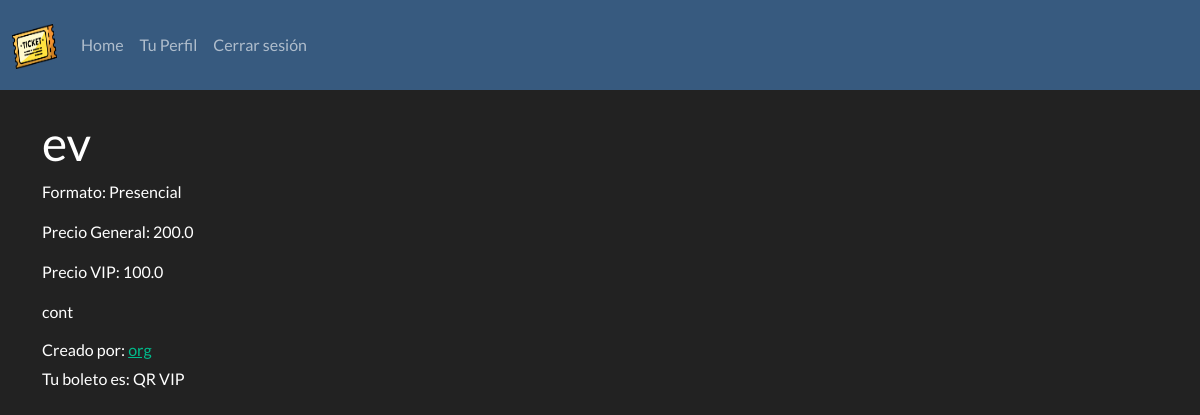
The page /evento/1 (signed in) on the database its author committed.
### app/models.py (models this page shows, shortened)
class Evento(db.Model):
	id = db.Column(db.Integer, primary_key=True)
	nombre = db.Column(db.String(320), nullable=False)
	descripcion = db.Column(db.Text)
	fecha = db.Column(db.DateTime, nullable=False)
	user_id = db.Column(db.Integer, db.ForeignKey('user.id'), nullable=False)
	precio_general = db.Column(db.Float)
	precio_vip = db.Column(db.Float)
	@hybrid_property
	def organizador(self):
		return User.query.filter_by(id=self.user_id).first()
	@hybrid_property
	def tipo(self):
		if EventoVirtual.query.filter_by(id=self.id).first():
			return "Virtual"
		if EventoPresencial.query.filter_by(id=self.id).first():
			return "Presencial"

class User(db.Model, UserMixin):
	id = db.Column(db.Integer, primary_key=True)
	nombre = db.Column(db.String(320), nullable=False)
	username = db.Column(db.String(25), unique=True, nullable=False)
	email = db.Column(db.String(320), unique=True, nullable=False)
	password = db.Column(db.String(25), nullable=False)
	eventos = db.relationship('Evento', backref='creator', lazy=True)
	@hybrid_property
	def tipo(self):
		if Administrador.query.filter_by(id=self.id).first():
			return "Administrador"
		elif Comprador.query.filter_by(id=self.id).first():
			return "Comprador"
		elif Organizador.query.filter_by(id=self.id).first():
			return "Organizador"

### app/routes.py (the view)
@app.route('/evento/<int:evento_id>')
@login_required
def evento(evento_id):
	evento = Evento.query.filter_by(id=evento_id).first_or_404()
	boleto = Boleto.query.filter_by(user_id=current_user.id, evento_id=evento.id).first()
	if boleto:
		boleto = BoletoVirtual.query.filter_by(id=boleto.id).first() if boleto.tipo == "Virtual" else BoletoPresencial.query.filter_by(id=boleto.id).first()
	else:
		boleto = None
	return render_template('evento.html', evento=evento, boleto=boleto)

### app/models.py (called while the page is built)
@login_manager.user_loader
def load_user(user_id):
	return User.query.get(int(user_id))

	@hybrid_property
	def boleto_impl(self):
		boleto = BoletoGeneralImpl.query.filter_by(id=self.id).first()
		return BoletoVIPImpl.query.filter_by(id=self.id).first() if boleto is None else boleto

	@hybrid_property
	def tipo(self):
		if BoletoVirtual.query.filter_by(id=self.id).first():
			return "Virtual"
		if BoletoPresencial.query.filter_by(id=self.id).first():
			return "Presencial"

	def mostrarAcceso(self):
		datos = self.boleto_impl.mostrarAccesoDev()
		return self.generarQREntrada(datos)

	def generarQREntrada(self, datos):
		return f"QR {datos}"

	def mostrarAccesoDev(self):
		return "VIP"

### app/templates/evento.html (shortened to what this page needs)
{% extends 'layout.html' %}
{% block body %}
<br>
<h1>{{ evento.nombre }}</h1>
	<p>Formato: {{ evento.tipo }}</p>
	<p>Precio General: {{ evento.precio_general }}</p>
	<p>Precio VIP: {{ evento.precio_vip }}</p>
	<p>{{ evento.descripcion }}</p>
	<h6>Creado por: <a href="{{ url_for('profile', username=evento.organizador.username) }}">{{ evento.organizador.nombre }}</a></h3>
	{% if boleto %}
		<p>Tu boleto es: {{ boleto.mostrarAcceso() }}</p>
	{% else %}
		<form action="{{ url_for('comprar_boleto', evento_id=evento.id, tipo='General') }}" method="post">
		    <button class="btn btn-primary" name="comprar" value="General">Comprar General</button>
		    <br><br>
		    <button class="btn btn-primary" name="comprar" value="VIP">Comprar VIP</button>
		</form>
	{% endif %}
{% endblock %}

### rows shown on the page
Evento: nombre "ev", precio_general "200.0", precio_vip "100.0", descripcion "cont"
User: organizador.nombre "org"

### other values the page prints
{{ evento.tipo }} "Presencial"
{{ boleto.mostrarAcceso() }} "QR VIP"
